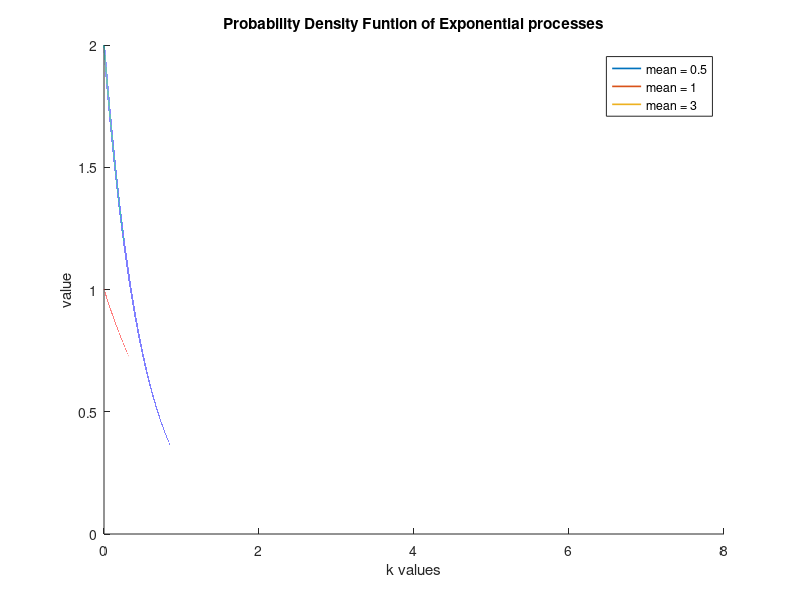
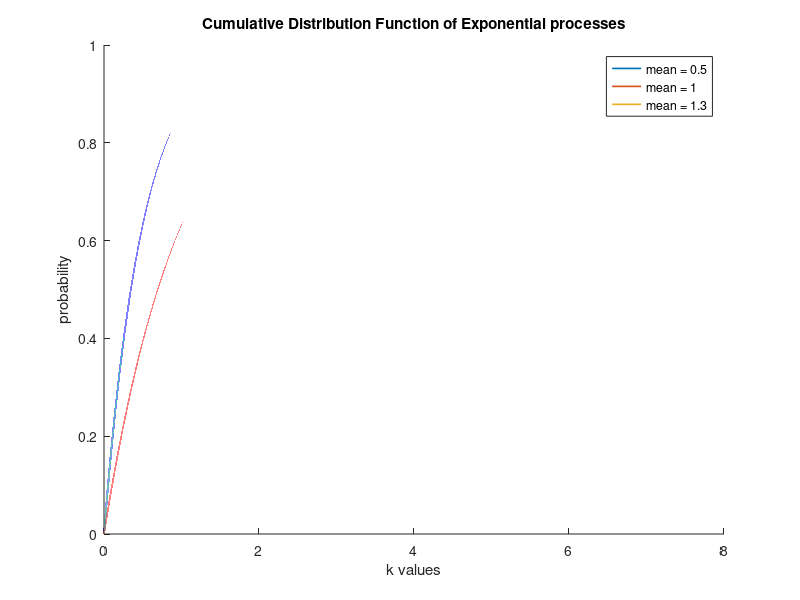

Write the MATLAB code that produced these figures, in order.
clc;
clear all;
close all;

%TASK 1: PDF of exponential distribution of mean values [0.5, 1, 1.3]
k = 0:0.00001:8;
mean = [0.5 1 3];
for i=1:length(mean)
    exp_pdf(i,:) = exppdf(k, mean(i));
end

colors = "rbkm";
figure(1);
hold on;
for i=1:length(mean)
    plot(k,exp_pdf(i,:),"linewidth",1.2)
end
hold off

title("Probability Density Funtion of Exponential processes");
xlabel("k values");
ylabel("value");
legend("mean = 0.5","mean = 1","mean = 3");

%TASK 2: CDF of exponential distribution of mean values [0.5, 1, 1.3]

for i=1:length(mean)
    exp_cdf(i,:) = expcdf(k, mean(i));
end

colors = "rbkm";
figure(2);
hold on;
for i=1:length(mean)
    plot(k,exp_cdf(i,:),"linewidth",1.2)
end
hold off

title("Cumulative Distribution Function of Exponential processes");
xlabel("k values");
ylabel("probability");
legend("mean = 0.5","mean = 1","mean = 1.3");

%TASK 3: Propability Calculation using the exponential cdf function

Fx = expcdf(k, 2.5); %calculating Exponential CDF of 1/lamda = 2.5

%The cumulative distribution function (CDF) of random variable X is defined as
%FX(x)=P(X<=x)
%so, P(X>30000) = 1 - P(X<=30000) = 1 - FX(30000)
propability_1 = 1 - Fx(30000);

%Pr(X>a + b)|X>a) = P(X>b) : exponential distribution feauture
propability_2 = (1-Fx(50000))/(1-Fx(20000));
